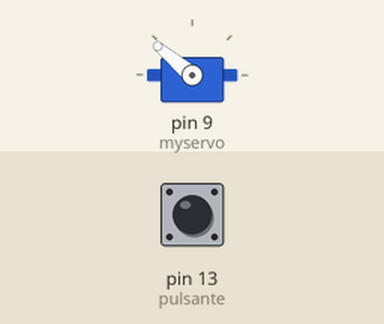
This sketch was run on a simulated Arduino Uno, built with avr-gcc and run on an emulated ATmega328P. On the bench: servo. Inputs (shaded band) come from the test bench; at power-on: pin 13 (pulsante) LOW. What the sketch prints to the serial monitor is not drawn.

Above: at 1.2 s.
1.3 s: pin 13 (pulsante) pulled HIGH for 0.15 s
At 1.7 s:
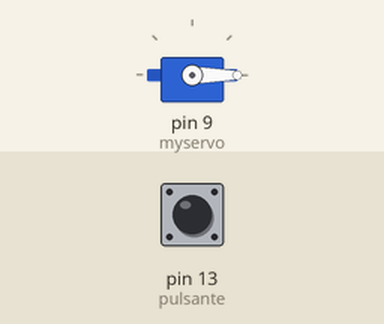
3.3 s: pin 13 (pulsante) pulled HIGH for 3.2 s
At 7.2 s:
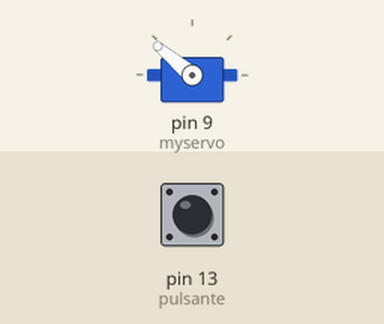
Timing chart, 0 to 8.7 s (numbered marks = the images above; inputs shaded):
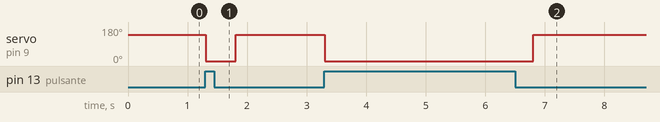

The sketch:

Sweep.ino
```cpp
#include <Servo.h>

Servo myservo;

int aperto  = 140;
int chiuso  = -30;

int pulsante = 13;
int val = 0;

void setup() {
  Serial.begin(9600);
  myservo.attach(9);
  myservo.write(chiuso);
  pinMode(pulsante, INPUT);
}

void loop() {
val = digitalRead(pulsante);
Serial.println(val);

  if (val == 1){
    myservo.write(chiuso);
    delay(500);
  }
  else {
    myservo.write(aperto);
  }


}
```

Measured:
- after the input at 1.3 s, servo on pin 9 (myservo): 140° → 0° at once, → 140° 0.50 s later
- after the input at 3.3 s, servo on pin 9 (myservo): 140° → 0° at once, → 140° 3.5 s later
